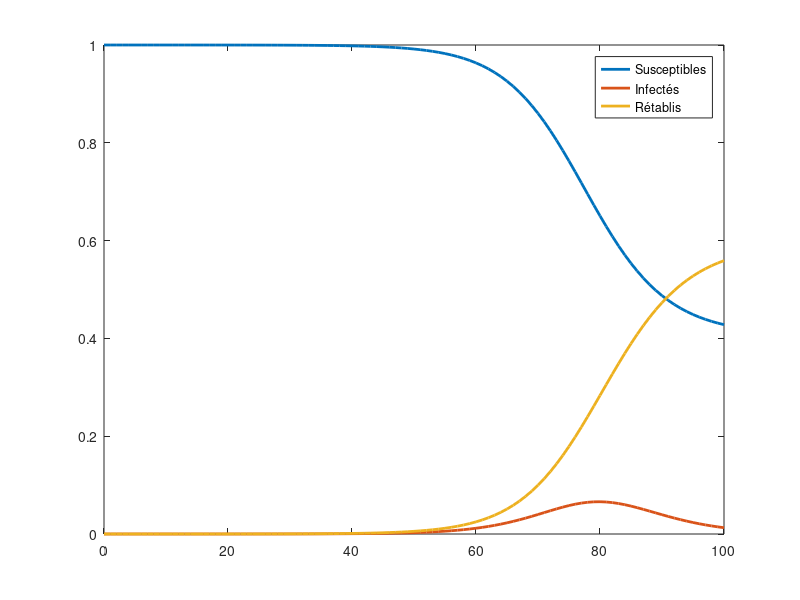
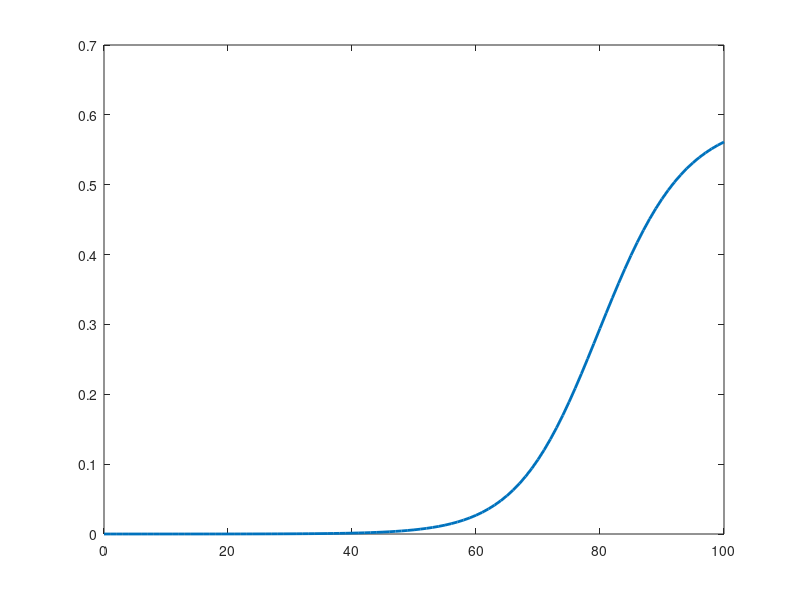
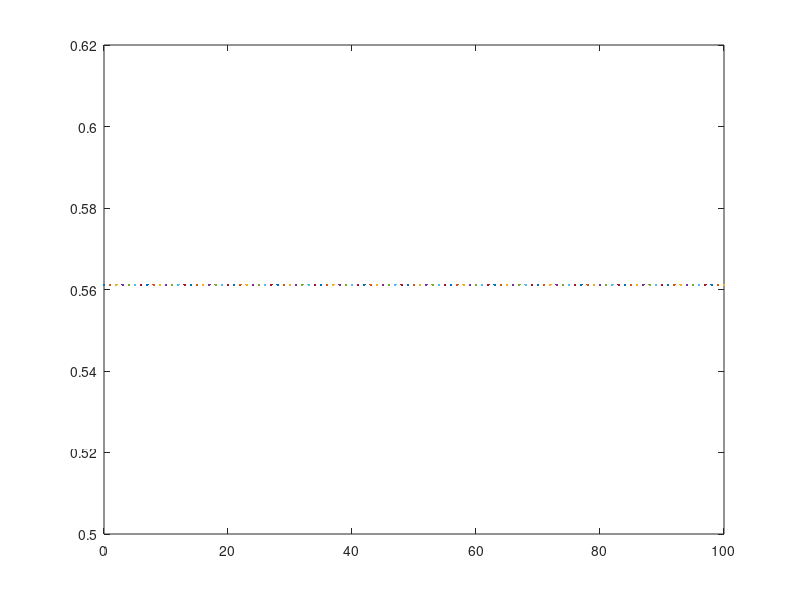

The MATLAB script that drew these images, in order:
function [t,X]=SIR()
nu=1/3;
beta=1/2;
eps=(1.25)*(10^(-6));

S0=1-eps; 
I0=eps;   
R0=0;    
Ti=0;   
Tf=100;
dt=1;
N=(Tf-Ti)/dt;
X=zeros(3,1);     
dX=zeros(3,1);   
t_tab=zeros(N+1,1);   
X_tab=zeros(3,N+1);  
t_tab(1,1)=Ti; 
X_tab(1,1)=S0;  
X_tab(2,1)=I0;  
X_tab(3,1)=R0;  
P_tab=zeros(N+1,1);
P_tab(1,1)=nu*I0;

for i=1:N
    t = t_tab(i,1);
    S = X_tab(1,i);
    I = X_tab(2,i);
    R = X_tab(3,i);
    X(1,1)=S; 
    X(2,1)=I;
    X(3,1)=R;
    dS = -beta*S*I;
    dI = beta*S*I-nu*I;
    dR = nu*I;
    dX(1,1)=dS;
    dX(2,1)=dI;
    dX(3,1)=dR;
    Xnew = X+dt*dX;
    X_tab(:,i+1)=Xnew;
    t_tab(i+1,1)=t+dt;
    P_tab(i+1,1)=nu*X_tab(2,i+1);  
end

figure(1)
plot(t_tab(:,1),X_tab(1,:),'LineWidth',2)
hold on 
plot(t_tab(:,1),X_tab(2,:),'LineWidth',2)
hold on 
plot(t_tab(:,1),X_tab(3,:),'LineWidth',2)
hold on
legend({'Susceptibles','Infectés','Rétablis'},'Location','northeast')

Int1=cumtrapz(t_tab(:,1),P_tab(:,1));
Int2 =trapz(t_tab(:,1),P_tab(:,1));

figure(2)
plot(t_tab(:,1),Int1,'LineWidth',2)
figure(3)
plot(t_tab(:,1),Int2,'LineWidth',2)

end